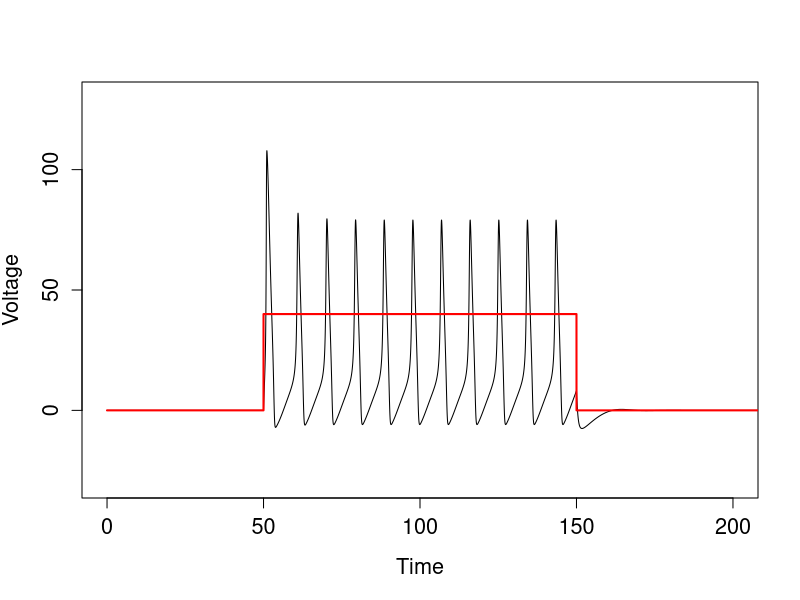

Reproduce this figure in R.
# PSYCH 420 HH Starter Program (R version)
#I used the starter code provided and got Copilot to give me the same code with
#the same fill in values in R. I am not quite comfortable working in Python yet
#prompt: can you convert this code to a language i better understand (R) and 
#keep the fill in the blank sections empty?

#Constants
eNa <- 115
gNa <- 120
eK  <- -12
gK  <- 36
eL  <- 10.6
gL <- 0.3
timeStep <- 0.01

#Rate functions
alphN <- function(v) 0.01 * (10 - v) / (exp((10 - v) / 10) - 1)
alphM <- function(v) 0.1  * (25 - v) / (exp((25 - v) / 10) - 1)
alphH <- function(v) 0.07 * exp(-v / 20)
betaN <- function(v) 0.125 * exp(-v / 80)
betaM <- function(v) 4 * exp(-v / 18)
betaH <- function(v) 1 / (exp((30 - v) / 10) + 1)

#Currents
naCur <- function(v, m, h) gNa * m^3 * h * (v - eNa)
kCur  <- function(v, n)    gK  * n^4 * (v - eK)
lCur  <- function(v)       gL  * (v - eL)

naKLBuild <- function(v, n, m, h) {
  naCur(v, m, h) + kCur(v, n) + lCur(v)
}

dVolt <- function(inCur, v, n, m, h) {
  inCur - naKLBuild(v, n, m, h)
}

update <- function(old, deriv) old + deriv * timeStep
dGate  <- function(alpha, beta, x) alpha * (1 - x) - beta * x

currentBuild <- function(t, baseCurrent, curIn, curRandRange, startTime, endTime) {
  if (t < startTime || t > endTime) {
    baseCurrent
  } else {
    curIn + runif(1, -curRandRange, curRandRange)
  }
}

#Model
hhModel <- function(duration, baseCurrent, curIn, curRandRange, startTime, endTime) {
  steps <- round(duration / timeStep)
  time <- (0:steps) * timeStep
  volt <- numeric(steps + 1)
  current <- numeric(steps + 1)
  n <- numeric(steps + 1)
  m <- numeric(steps + 1)
  h <- numeric(steps + 1)
  
  n[1] <- alphN(0) / (alphN(0) + betaN(0))
  m[1] <- alphM(0) / (alphM(0) + betaM(0))
  h[1] <- alphH(0) / (alphH(0) + betaH(0))
  
  for (i in 1:steps) {
    v <- volt[i]
    current[i] <- currentBuild(time[i], baseCurrent, curIn, curRandRange, startTime, endTime)
    
    if (v == 0) {
      n[i + 1] <- alphN(v) / (alphN(v) + betaN(v))
      m[i + 1] <- alphM(v) / (alphM(v) + betaM(v))
      h[i + 1] <- alphH(v) / (alphH(v) + betaH(v))
    } else {
      n[i + 1] <- update(n[i], dGate(alphN(v), betaN(v), n[i]))
      m[i + 1] <- update(m[i], dGate(alphM(v), betaM(v), m[i]))
      h[i + 1] <- update(h[i], dGate(alphH(v), betaH(v), h[i]))
    }
    
    volt[i + 1] <- volt[i] + dVolt(current[i], v, n[i + 1], m[i + 1], h[i + 1]) * timeStep
  }
  current[steps + 1] <- current[steps]
  list(time = time, volt = volt, current = current)
}

#Plot
res <- hhModel(250, 0, 40, 0, 50, 150)

plot(res$time, res$volt, type = "l", col = "black",
     xlab = "Time", ylab = "Voltage",
     ylim = c(-30, 130), xlim = c(0, 200),
     cex.axis = 1.3, cex.lab = 1.3)
lines(res$time, res$current, col = "red", lwd = 2)
